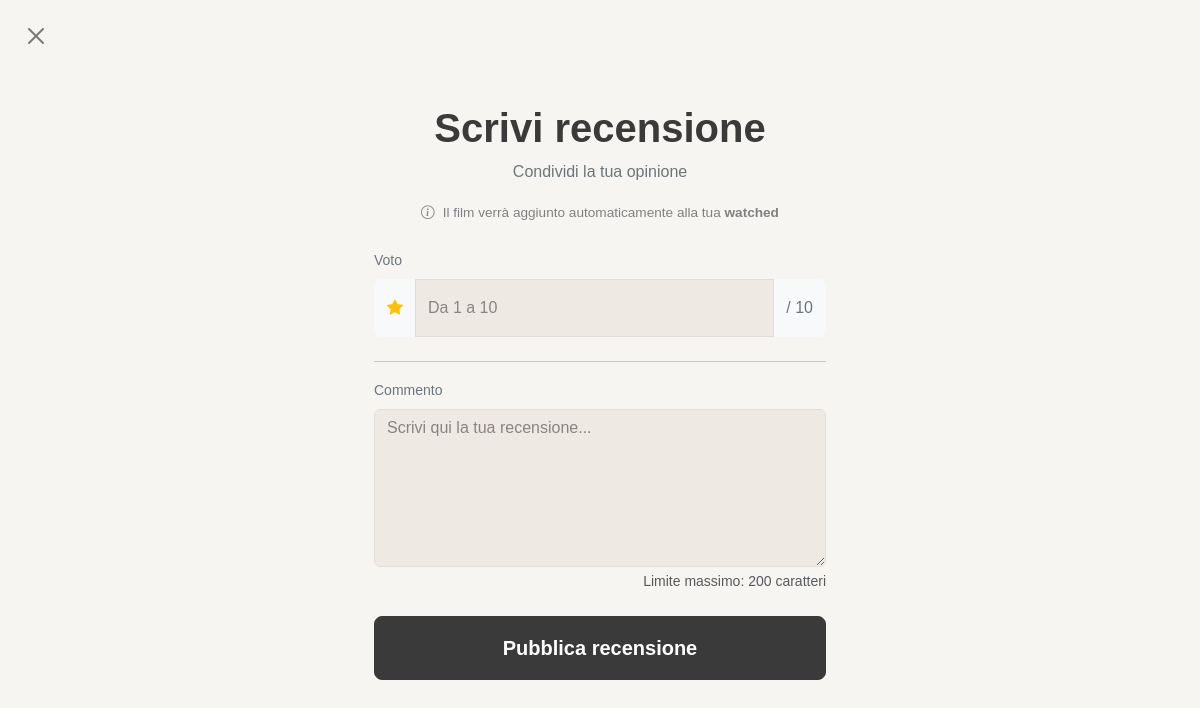
/pages/user/review.php?tmdb_id=1325734 (signed in), run on an earlier commit of the app's database.
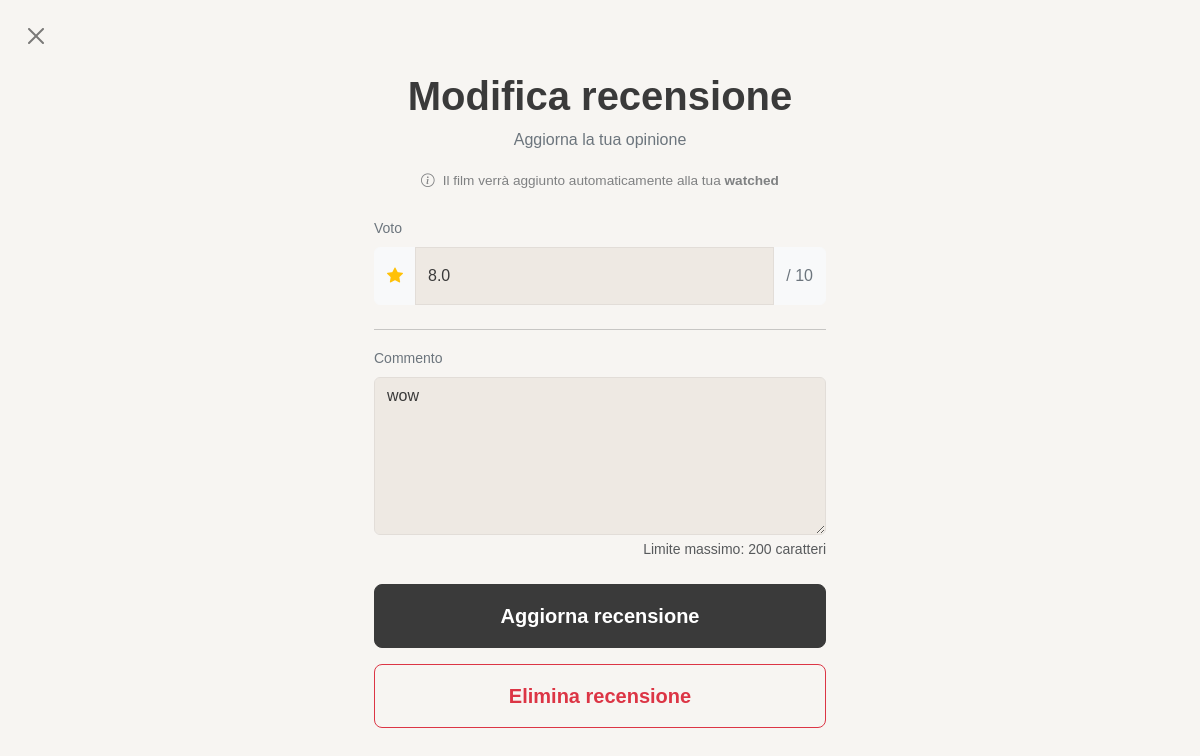
And on a later commit of the database.
### tables this page shows
CREATE TABLE `recensioni` (
  `id_recensione` int(11) NOT NULL AUTO_INCREMENT,
  `tmdb_id` int(11) NOT NULL,
  `id_utente` int(11) NOT NULL,
  `data_aggiunto` timestamp NULL DEFAULT NULL,
  `commento` text DEFAULT NULL,
  `voto` decimal(3,1) DEFAULT NULL,
  PRIMARY KEY (`id_recensione`),
  KEY `id_utente` (`id_utente`),
  CONSTRAINT `recensioni_ibfk_1` FOREIGN KEY (`id_utente`) REFERENCES `utenti` (`id_utente`)
);

### pages/user/review.php (the view, shortened to what this page needs)
<?php
require_once(__DIR__ . '/../../config/connection.php');
$id_utente = $_SESSION['id_utente'] ?? null;
$tmdb_id = $_GET['tmdb_id'] ?? null;
$recensione_esistente = null;
try {
    $sql = "SELECT * FROM recensioni WHERE id_utente = :id_utente AND tmdb_id = :tmdb_id";
    $stmt = $conn->prepare($sql);
    $stmt->execute([
        ':id_utente' => $id_utente,
        ':tmdb_id' => $tmdb_id
    ]);
    $recensione_esistente = $stmt->fetch();
} catch (PDOException $e) {
    error_log("Errore nel DB: " . $e->getMessage());
}
?>
<!DOCTYPE html>
<html lang="it">
<head>
    <link rel="stylesheet" href="/node_modules/bootstrap/dist/css/bootstrap.min.css">
    <link rel="stylesheet" href="/node_modules/bootstrap-icons/font/bootstrap-icons.css">
    <link rel="stylesheet" href="/assets/css/style.css">
</head>
<body>
    <div class="container-fluid">
        <div class="row vh-100 justify-content-center align-items-center">
            <div class="col-12 col-sm-8 col-md-6 col-lg-5 px-4">
                <a href="/pages/public/film.php?tmdb_id=<?= urldecode($tmdb_id) ?>"
                    class="btn-close position-absolute top-0 start-0 m-4"
                    aria-label="Close">
                </a>
                <div class="text-center mb-4">
                    <h1 class="display-6 fw-bolder mb-2">
                        <?= $recensione_esistente ? 'Modifica recensione' : 'Scrivi recensione' ?>
                    </h1>
                    <p class="text-secondary mb-3">
                        <?= $recensione_esistente
                            ? 'Aggiorna la tua opinione'
                            : 'Condividi la tua opinione' ?>
                    </p>
                    <div class="d-inline-flex align-items-center text-muted opacity-75" style="font-size: 0.85rem;">
                        <i class="bi bi-info-circle me-2"></i>
                        <span>Il film verrà aggiunto automaticamente alla tua <strong>watched</strong></span>
                    </div>
                </div>
                <form method="POST">
                    <div class="mb-4">
                        <label class="form-label small text-secondary">Voto</label>
                        <div class="input-group">
                            <span class="input-group-text bg-light border-light">
                                <i class="bi bi-star-fill text-warning"></i>
                            </span>
                            <input
                                type="number"
                                name="rating"
                                step="0.1"
                                id="rating"
                                class="form-control bg-light border-light py-3"
                                min="1"
                                max="10"
                                placeholder="Da 1 a 10"
                                value="<?= htmlspecialchars($recensione_esistente['voto'] ?? '') ?>"
                                required>
                            <span class="input-group-text bg-light border-light text-secondary">/ 10</span>
                        </div>
                    </div>
                    <hr class="my-3 opacity-25">
                    <div class="mb-4">
                        <label class="form-label small text-secondary">Commento</label>
                        <textarea
                            name="commento"
                            id="commento"
                            class="form-control bg-light border-light"
                            rows="6"
                            maxlength="200"
                            placeholder="Scrivi qui la tua recensione..."
                            required><?= htmlspecialchars($recensione_esistente['commento'] ?? '') ?></textarea>
                            <div class="form-text text-end">
                                Limite massimo: 200 caratteri
                            </div>
                    </div>
                    <button type="submit" name="write_review" class="btn btn-dark btn-lg w-100 py-3 fw-bold mb-3">
                        <?= $recensione_esistente ? 'Aggiorna recensione' : 'Pubblica recensione' ?>
                    </button>
                    <?php if ($recensione_esistente): ?>
                        <button type="submit" onclick="closeAndRedirect()" name="delete_review" class="btn btn-outline-danger btn-lg w-100 py-3 fw-bold">
                            Elimina recensione
                        </button>
                    <?php endif; ?>
                </form>
            </div>
        </div>
    </div>
</body>
</html>

### assets/css/style.css (style rules this page uses)
:root { --accent: #A8C5DA; --accent-hover: #8EB5CC; --accent-dark: #5A8FA8; --bg: #F7F5F2; --bg-surface: #FFFFFF; --bg-muted: #EEE9E3; --border: #E2DDD8; --text: #3A3A3A; --text-muted: #8A8480; }
body { background-color: var(--bg); color: var(--text); font-family: 'DM Sans', sans-serif; -webkit-font-smoothing: antialiased; -moz-osx-font-smoothing: grayscale; }
.btn-dark { background-color: var(--text) !important; border-color: var(--text) !important; color: #fff !important; }
.form-control { background-color: var(--bg-muted) !important; border-color: var(--border) !important; color: var(--text) !important; }
.form-control::placeholder { color: var(--text-muted) !important; }

What changed in the data, as far as the page shows it:
added recensioni: rating "8.0", commento "wow"
Also different on the page:
text no longer shown: "Scrivi recensione Condividi la tua opinione Pubblica recensione"
text now shown: "Modifica recensione Aggiorna la tua opinione Aggiorna recensione Elimina recensione"
